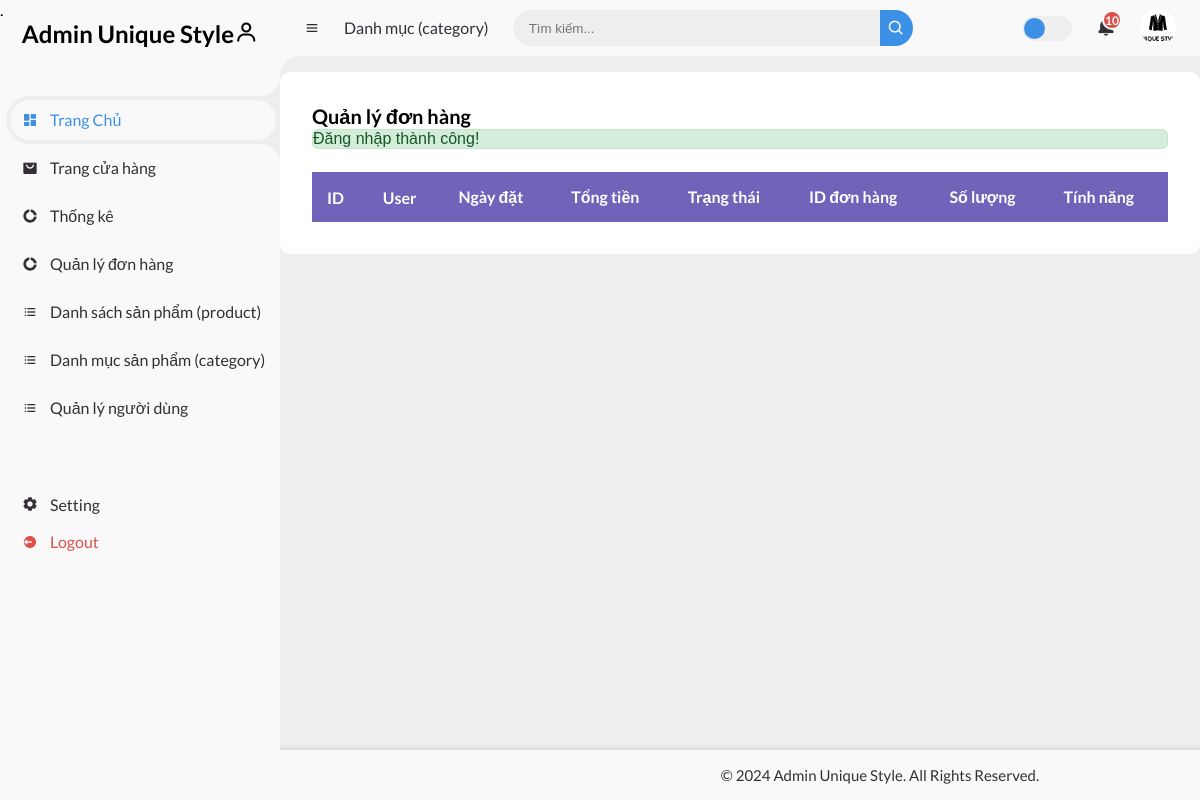
Before: /admin-page/index.php?act=list-order (signed in) with the older database file.
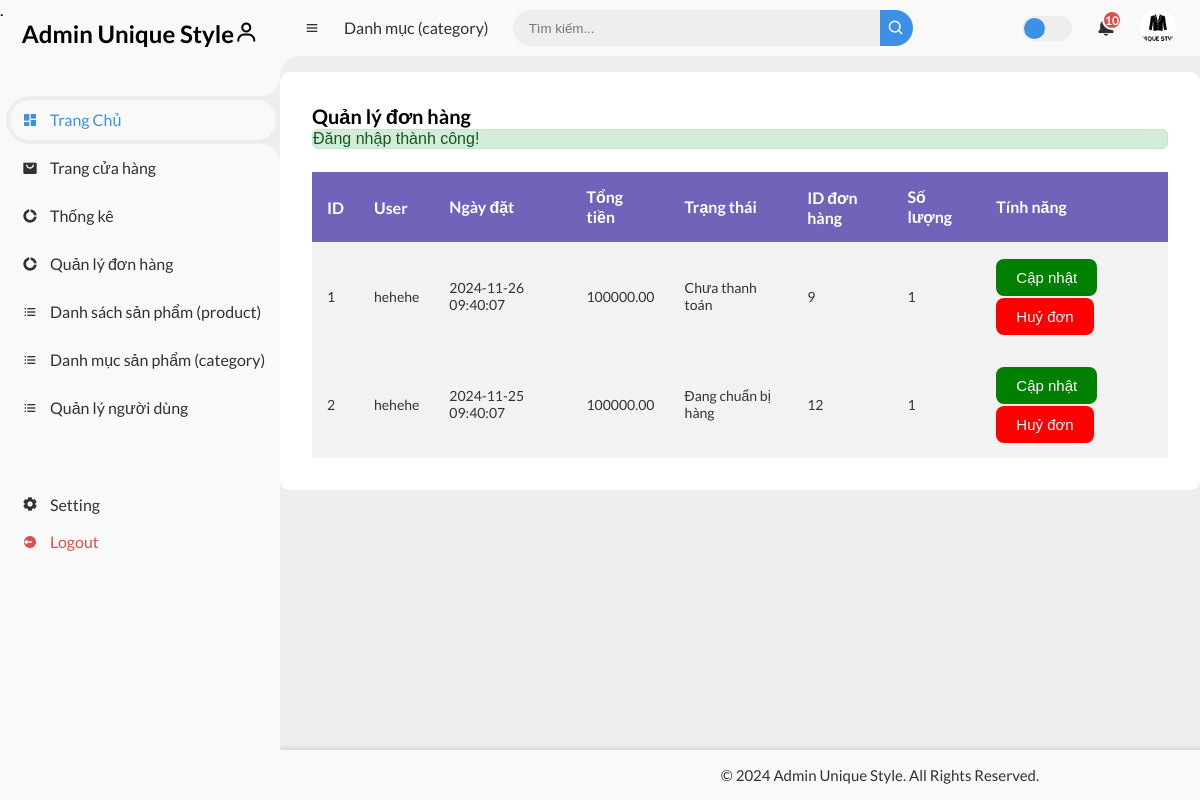
After: the same page with the newer database file.
### tables this page shows
CREATE TABLE `orders` (
  `OrderID` int NOT NULL,
  `UserID` int NOT NULL,
  `OrderDate` timestamp NOT NULL DEFAULT CURRENT_TIMESTAMP,
  `TotalAmount` decimal(10,2) NOT NULL,
  `Status` int NOT NULL,
  `ProductID` int NOT NULL,
  `Quantity` int NOT NULL
);

CREATE TABLE `users` (
  `id` int NOT NULL,
  `name` varchar(255) NOT NULL,
  `email` varchar(255) NOT NULL,
  `password` varchar(255) NOT NULL,
  `phoneNumber` varchar(11) NOT NULL,
  `address` text NOT NULL,
  `roleID` int NOT NULL,
  `image` text NOT NULL
);

CREATE TABLE `statusorder` (
  `OrderID` int NOT NULL,
  `statusName` varchar(255) NOT NULL
);

### controllers/OrderController.php (called while the page is built, shortened)
<?php
class OrderController
{
    private $modelOrder;
    public function __construct()
    {
        $this->modelOrder = new Order();
    }
    public function index()
    {
        $listOrders = $this->modelOrder->getAllOrders();
        require_once '../admin-page/views/header.php';
        require_once '../admin-page/views/Order/order.php';
        require_once '../admin-page/views/footer.php';
    }
}

### admin-page/index.php (called while the page is built, shortened)
<?php
require_once '../common/function.php';
$router = new Router();
require_once '../controllers/OrderController.php';
require_once '../models/Order.php';
$act = $_GET['act'] ?? '/';
$router->add('/', 'AdminController', 'index');
require_once '../routes/order.php';
$router->dispatch($act);

### common/function.php (called while the page is built)
<?php
function connectDB()
{
    $host   = DB_HOST;
    $dbname = DB_NAME;
    try {
        $conn = new PDO(
            "mysql:host=$host; dbname=$dbname",
            DB_USERNAME,
            DB_PASSWORD
        );
        $conn->setAttribute(PDO::ATTR_ERRMODE, PDO::ERRMODE_EXCEPTION);
        $conn->setAttribute(PDO::ATTR_DEFAULT_FETCH_MODE, PDO::FETCH_ASSOC);
        return $conn;
    } catch (\PDOException $e) {
        echo 'lỗi kết nối cơ sở dữ liệu' . $e->getMessage();
    }
}
?>

### models/Order.php (called while the page is built, shortened)
<?php
class Order
{
    private $conn;
    public function __construct()
    {
        $this->conn = connectDB();
    }
    public function getAllOrders()
    {
        try {
            $sql = "SELECT u.*, r.name,
            c.statusName
            FROM orders u
            LEFT JOIN statusorder c ON u.Status = c.OrderID
            LEFT JOIN users r ON u.UserID = r.id";
            $stmt = $this->conn->prepare($sql);
            $stmt->execute();
            return $stmt->fetchAll();
        } catch (PDOException $e) {
            echo 'Error: ' . $e->getMessage();
            return [];
        }
    }
}

### admin-page/views/Order/order.php (the view, shortened to what this page needs)
<div class="table--wrapper">
    <h3 class="title">Quản lý đơn hàng</h3>
    <?php if (!empty($_SESSION['success'])): ?>
        <div class="alert alert-success" style="background-color:#d4edda;border:0.5px solid #ddd;border-radius:6px;color:#155724;border-color: #c3e6cb; margin-bottom:5px;font-family: Arial, sans-serif;">
            <?= $_SESSION['success']; ?>
        </div>
    <?php endif; ?>
    <br>
    <div class="table-container">
        <table style="text-align: left;">
            <table>
                <thead>
                    <tr>
                        <th>ID</th>
                        <th>User</th>
                        <th>Ngày đặt</th>
                        <th>Tổng tiền</th>
                        <th>Trạng thái</th>
                        <th>ID đơn hàng</th>
                        <th>Số lượng</th>
                        <th>Tính năng</th>
                    </tr>
                </thead>
                <tbody>
                    <?php foreach ($listOrders as $index => $orders) : ?>
                        <tr>
                            <td><?= $index + 1; ?></td>
                            <td><?= $orders['name']; ?></td>
                            <td><?= $orders['OrderDate']; ?></td>
                            <td><?= $orders['TotalAmount']; ?></td>
                            <td><?= $orders['statusName']; ?></td>
                            <td><?= $orders['ProductID']; ?></td>
                            <td><?= $orders['Quantity']; ?></td>
                            <td>
                                <a href="">
                                    <button class="edit">Cập nhật</button>
                                </a>
                                <form action="?act=delete-order" method="POST" style="display: inline;" onsubmit="return confirm('Bạn có chắc chắn muốn huỷ đơn?')">
                                    <button type="submit" class="delete">Huỷ đơn</button>
                                </form>
                            </td>
                        </tr>
                    <?php endforeach; ?>
                </tbody>
            </table>
    </div>
</div>

Changed rows visible on the page:
added orders: UserID.name "hehehe", OrderDate "2024-11-26 09:40:07", TotalAmount "100000.00", Status.statusName "Chưa thanh toán", ProductID "9", Quantity "1"
added orders: UserID.name "hehehe", OrderDate "2024-11-25 09:40:07", TotalAmount "100000.00", Status.statusName "Đang chuẩn bị hàng", ProductID "12", Quantity "1"
